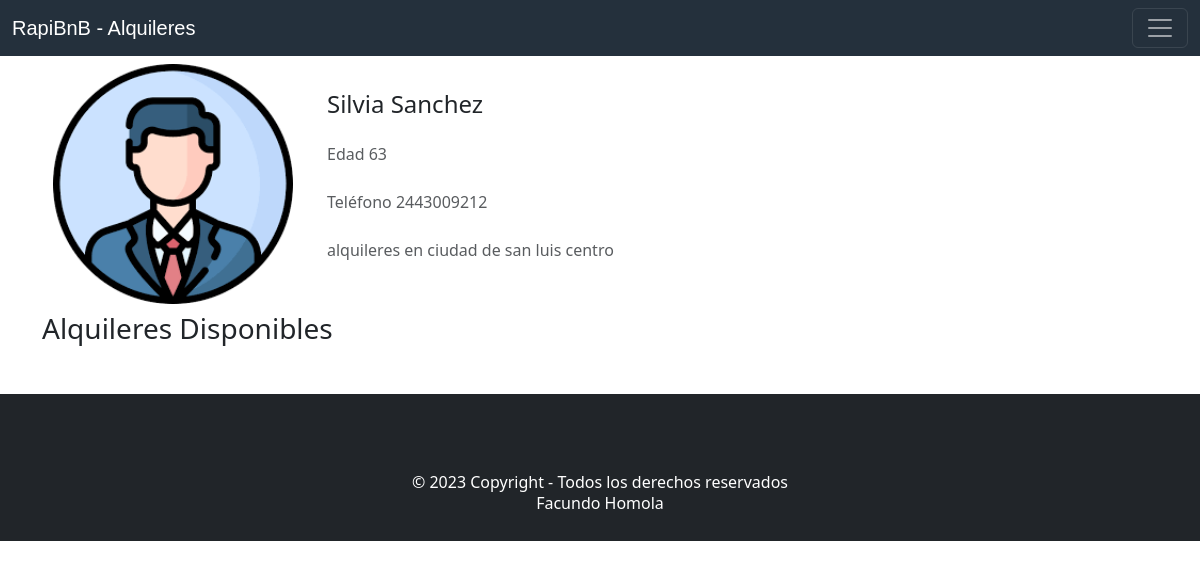
Before: /duenio.php?duenio=silvia60 with the older database file.
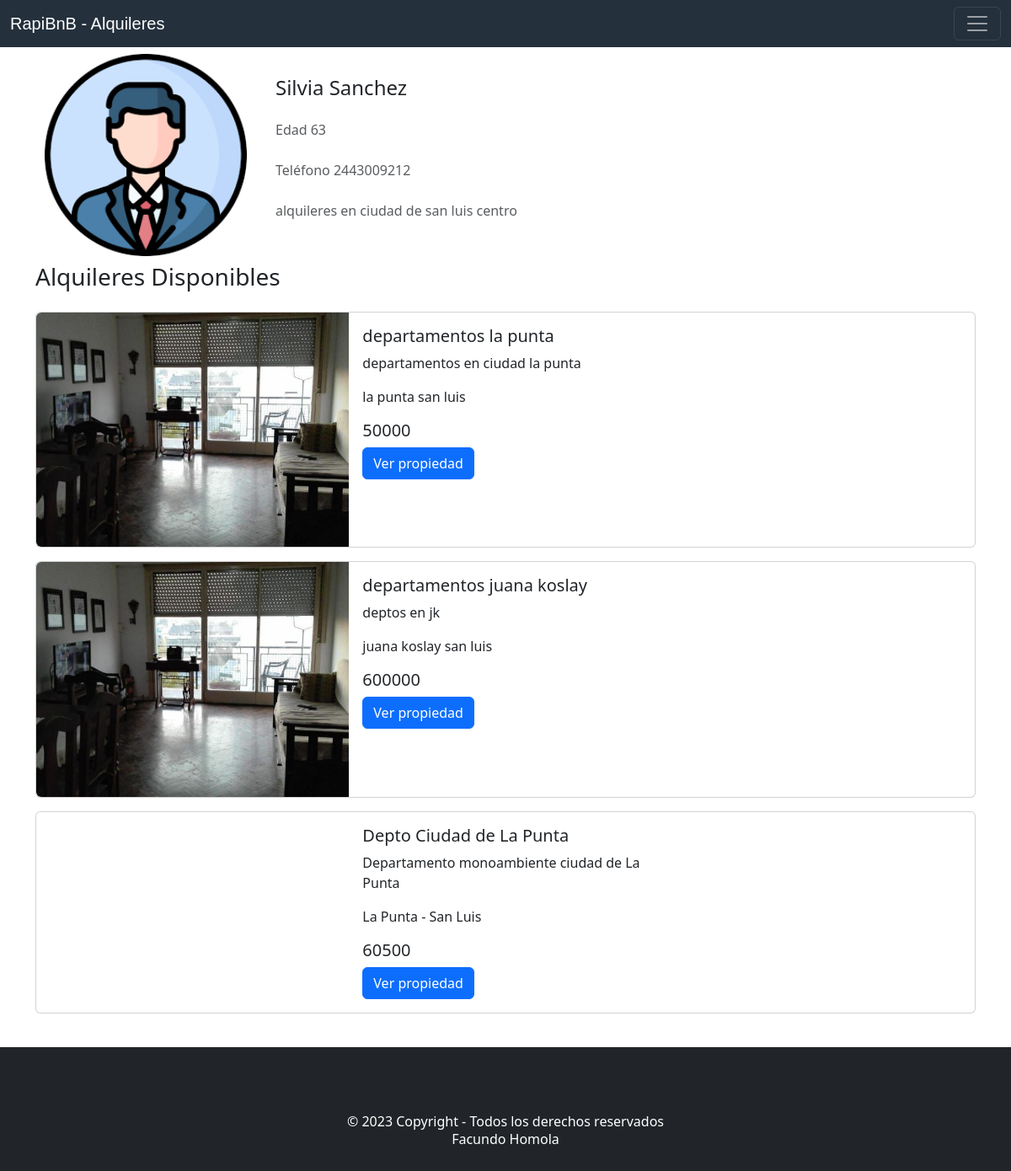
After: the same page with the newer database file.
### tables this page shows
CREATE TABLE `alquileres` (
  `id` int(11) NOT NULL,
  `titulo` varchar(250) NOT NULL,
  `descripcion` text NOT NULL,
  `ubicacion` varchar(250) NOT NULL,
  `servicios` varchar(250) NOT NULL,
  `costo` int(11) NOT NULL,
  `tminimo` date NOT NULL,
  `tmaximo` date NOT NULL,
  `cupo` int(11) NOT NULL,
  `id_user` int(11) NOT NULL
);

CREATE TABLE `fotos` (
  `id_foto` int(11) NOT NULL,
  `nombre` varchar(250) NOT NULL,
  `id_alquiler` int(11) NOT NULL
);

### duenio.php (the view, shortened to what this page needs)
<!DOCTYPE html>
<html lang="en">
<head>
    <link href="css/bootstrap.min.css" rel="stylesheet">
    <link href="css/style.css" rel="stylesheet">
</head>
<body>
<?php
    require('includes/header.php');
?>
<?php
$name_user = $_GET['duenio'];
$sql = "SELECT * FROM usuarios WHERE user='$name_user'";
$result=mysqli_query($conexion,$sql);
$usuario=mysqli_fetch_array($result);
$id_user = $usuario['id_user'];
$nombre = $usuario['nombre'];
$edad = $usuario['edad'];
$telefono = $usuario['telefono'];
$descripcion = $usuario['descripcion'];
$imagen = $usuario['imagen'];
?>
<div class="container-lg">
    <div class="row min-vh-95 mt-2 mb-2 align-items-center align-content-center">
        <div class="col-md-3">
            <div class="text-center">
              <img src="files/<?php echo $name_user."/".$imagen;?>" class="rounded-circule mw-50" alt="imagen perfil" style="border-radius: 30%;" height="240px">
            </div>
        </div>
        <div class="col-md-9 mt-md-0">
            <div class="home-text">
              <h2 class="fs-4">
                <?php
                    echo $nombre;
                ?>
              </h2>
              <p class="mt-4 text-muted">
                Edad
                <?php echo $edad; ?>
              </p>
              <p class="mt-4 text-muted">
                Teléfono
                <?php echo $telefono; ?>
              </p>
              <p class="mt-4 text-muted">
                <?php
                    echo $descripcion;
                ?>
              </p>
            </div>
        </div>
    </div>
    <div class="row">
        <div class="col-12">
            <h3 class="mb-4 fs-3 font-weight-bold">Alquileres Disponibles</h3>
        </div>
    </div>
    <?php
        $sql_alquiler = "SELECT * FROM alquileres WHERE id_user = '$id_user'";
        $result_alquiler = mysqli_query($conexion, $sql_alquiler);
        while ($mostrar_alquiler = mysqli_fetch_array($result_alquiler)) {
        $id_alquiler = $mostrar_alquiler['id'];
    ?>
        <div class="row">
            <div class="col-12 col-lg-12 col-md-12 col-sm-12">
                <div class="card mb-3" style="max-width: 100%;">
                    <div class="row g-0">
                        <div class="col-md-4">
                            <?php
                                $sql_foto = "SELECT * FROM fotos WHERE id_alquiler = '$id_alquiler'";
                                $result_foto = mysqli_query($conexion, $sql_foto);
                                $mostrar_foto = mysqli_fetch_array(($result_foto));
                                $img = $mostrar_foto['nombre'];
                            ?>
                            <img src=" <?php echo "files/$user/$id_alquiler/$img"; ?>" class="img-fluid rounded-start" alt="">
                        </div>
                        <div class="m-3 col-md-4">
                            <h5 class="card-title"> <?php echo $mostrar_alquiler['titulo']; ?> </h5>
                            <p class="card-text"> <?php echo $mostrar_alquiler['descripcion']; ?> </p>
                            <p class="card-text"> <?php echo $mostrar_alquiler['ubicacion']; ?> </p>
                            <h5 class="card-title"> <?php echo $mostrar_alquiler['costo']; ?> </h5>
                            <a href="propiedad.php?idalquiler=<?php echo $id_alquiler; ?>" class="btn btn-primary">Ver propiedad</a>
                        </div>
                    </div>
                </div>
            </div>
        </div>
    <?php
        }
    ?>
</div>
<?php
    require('includes/footer.php');
?>
</body>
</html>

Changed rows visible on the page:
added alquileres: fotos.nombre (picture), titulo "departamentos la punta", descripcion "departamentos en ciudad la punta", ubicacion "la punta san luis", costo "50000"
added alquileres: fotos.nombre (picture), titulo "departamentos juana koslay", descripcion "deptos en jk", ubicacion "juana koslay san luis", costo "600000"
added alquileres: titulo "Depto Ciudad de La Punta", descripcion "Departamento monoambiente ciudad de La Punta", ubicacion "La Punta - San Luis", costo "60500"
